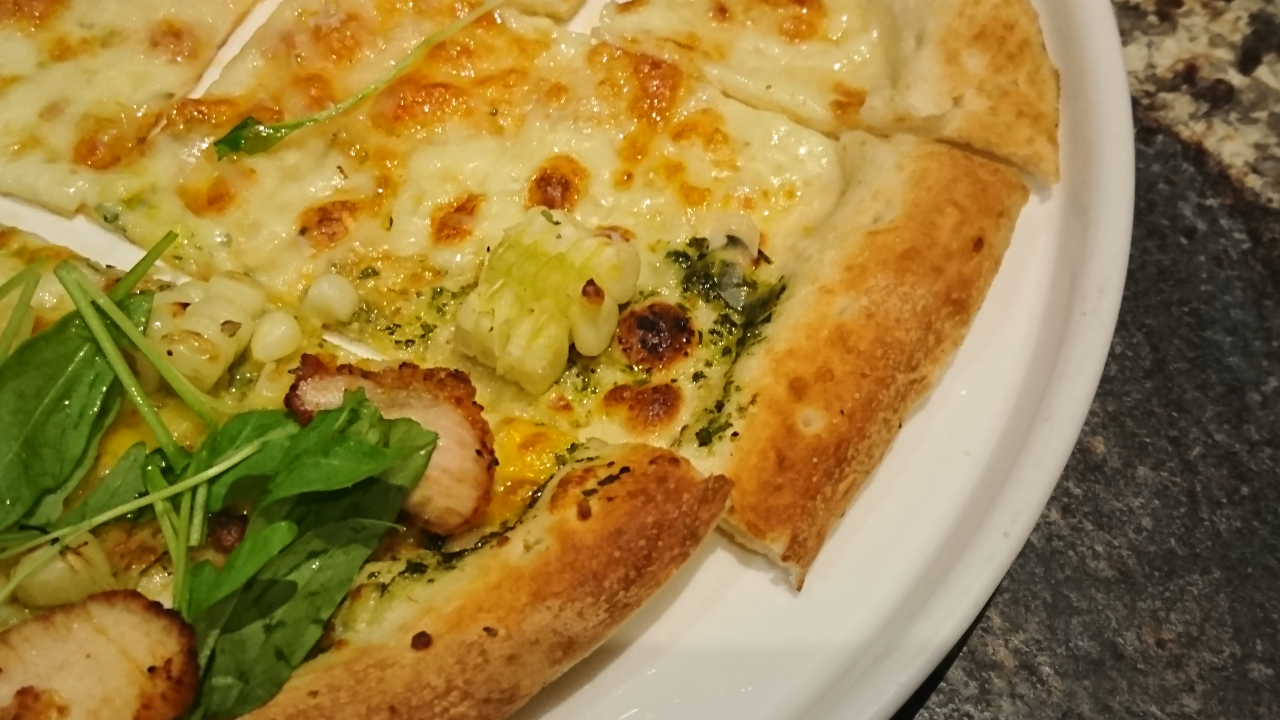
#> input picture dataset2/DSC_1159.JPG, 3840 x 2160 px (shown at 1/3 size); its folder holds 4 pictures in this run
$ python test3.py   (older library calls are emulated)
#> lines starting #> are read from the running program, lines starting #| are printed output that depends on the picture
import cv2
import numpy as np


result = np.zeros((2160 //4*4,3840//4*3,3))
count  = np.zeros((2160 //4*4,3840//4*3))
ones = np.ones((2160 //4 ,3840//4))


kpdetector = cv2.xfeatures2d.SIFT_create()
#kpdetector = cv2.AKAZE_create()

# create BFMatcher object
bf = cv2.BFMatcher(cv2.NORM_L2, crossCheck=False)
frame_num = 0
seq = []
#tmp = [1162, 1163, 1161, 1164, 1165, 1166, 1167, 1169, 1168, 1160, 1159]
tmp = [1159, 1169, 1168, 1167]

for i in tmp:
    file_name = "DSC_%d.JPG" % i
    seq.append(file_name)

for i in seq:
    frame2 = cv2.imread(i)
#> frame2 is the input picture: shape (2160, 3840, 3); mean B, G, R 62.9, 126.6, 154.8


    frame2 = cv2.resize(frame2,(frame2.shape[1]//4,frame2.shape[0]//4))
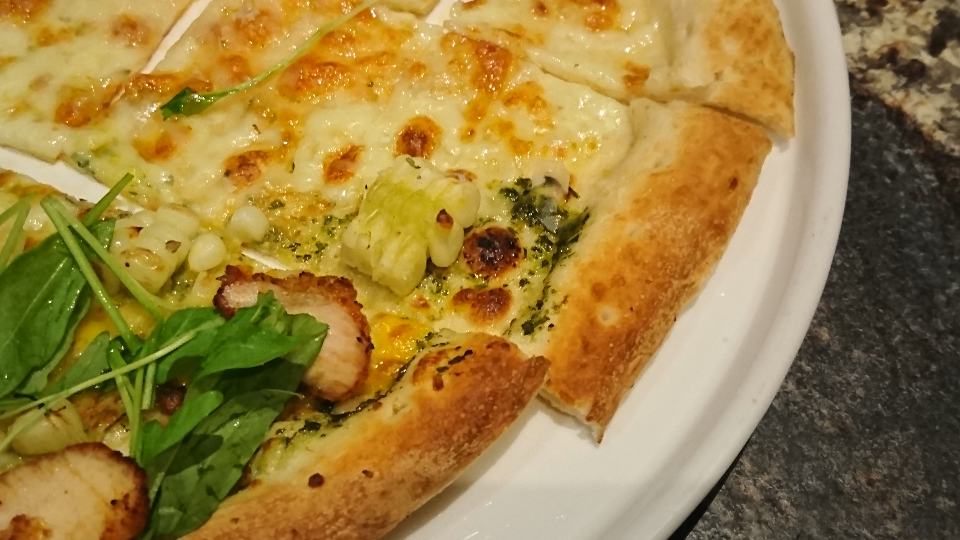
#> frame2: shape (540, 960, 3); mean B, G, R 63, 126.7, 155

#kp1, dt1 = kpdetector.detectAndCompute(frame1,None)
    gray = cv2.cvtColor(frame2, cv2.COLOR_BGR2GRAY)
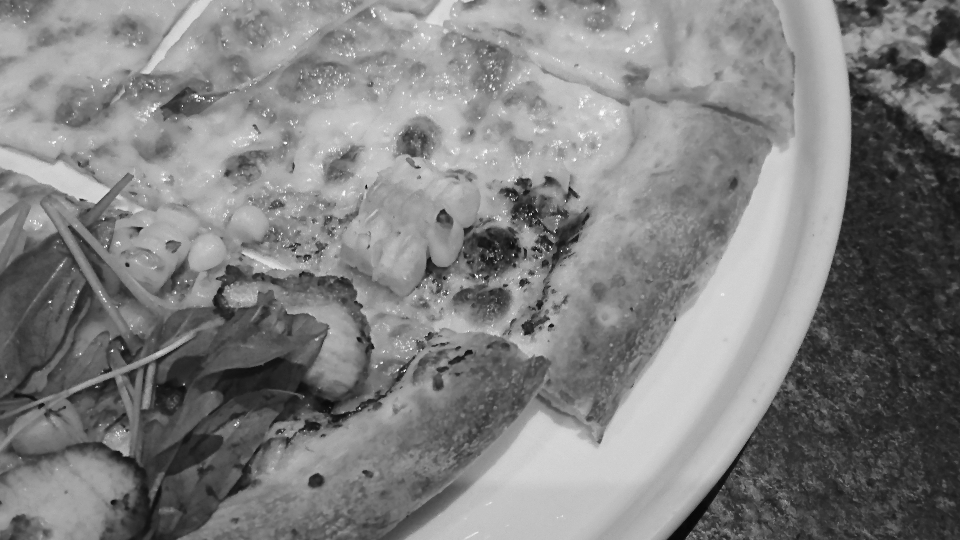
#> gray: shape (540, 960); min 7, max 251, mean 127.9
    kp2 = kpdetector.detect(gray,None)
#> kp2 = 2542 keypoints; strongest (x, y, size): (551, 325, 2.9), (196, 96, 2.3), (127, 265, 2.8), (523, 282, 5.2)
    dt2 = kpdetector.compute(gray,kp2)[1]
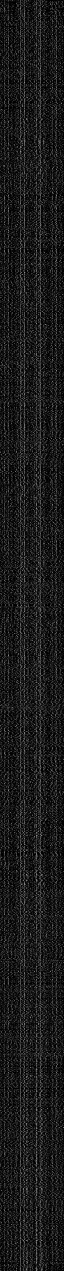
#> dt2: shape (2542, 128) float32 (shown at 1/2 size); min 0, max 210, mean 26.7
    if frame_num == 0:
        T      = np.eye(3)
        T[0,2] = (result.shape[1]-frame2.shape[1]) // 2
        T[1,2] = (result.shape[0]-frame2.shape[0]) // 2
        result = cv2.warpPerspective(frame2,T,(result.shape[1],result.shape[0])).astype(np.float)
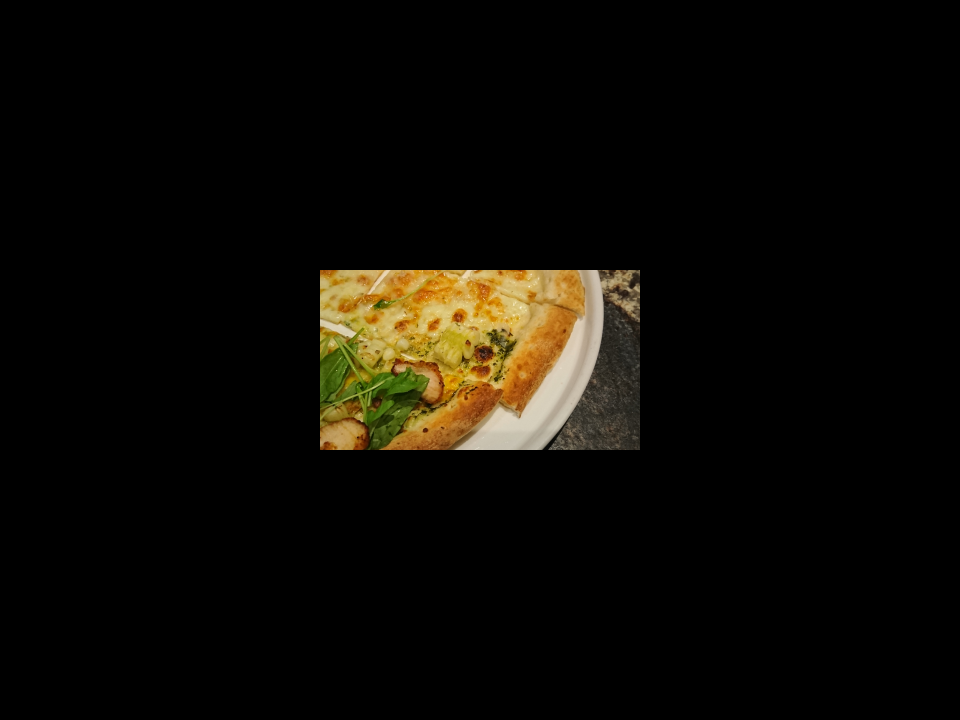
#> result: shape (2160, 2880, 3) float64 (shown at 1/3 size); mean B, G, R 5.3, 10.6, 12.9
        t_count= cv2.warpPerspective(ones,T,(result.shape[1],result.shape[0])).astype(np.float)
#> ones: shape (540, 960) float64; every value is 1
        count += t_count.astype(np.float)
        disp = result.copy()
        cv2.imshow('stitched image',disp.astype(np.uint8))

        frame1 = frame2
        kp1 = kp2
#> kp1 has the same summary as kp2
        dt1 = dt2
    else:
        # Match descriptors.
        #matches = bf.knnMatch(dt2,dt1, k=2)
        #print('{}, # of matches:{}'.format(frame_num,len(matches)))

        # Sort in ascending order of distance.
        #matches = sorted(matches, key = lambda x:x.distance)
        FLANN_INDEX_KDTREE=0   #建立FLANN匹配器的参数
        indexParams=dict(algorithm=FLANN_INDEX_KDTREE,trees=5) #配置索引，密度树的数量为5
        searchParams=dict(checks=50)    #指定递归次数
        #FlannBasedMatcher：是目前最快的特征匹配算法（最近邻搜索）
        flann=cv2.FlannBasedMatcher(indexParams,searchParams)  #建立匹配器
        matches=flann.knnMatch(dt1,dt2,k=2)  #得出匹配的关键点


        good=[]
        for m,n in matches:
            if m.distance < 0.7*n.distance: #如果第一个邻近距离比第二个邻近距离的0.7倍小，则保留
                good.append(m)
        dst = np.array([ kp1[m.queryIdx].pt for m in good])    #查询图像的特征描述子索引
        src = np.array([ kp2[m.trainIdx].pt for m in good])

        """
        src = []
        dst = []

        for m in good:
            src.append(kp2[m.queryIdx].pt + (1,))
            dst.append(kp1[m.trainIdx].pt + (1,))
        """


        src = np.array(src,dtype=np.float)
        dst = np.array(dst,dtype=np.float)

        # find a homography to map src to dst
        A, mask = cv2.findHomography(src, dst, cv2.RANSAC)

        # map to the first frame
        T = T.dot(A)
        warp_img = cv2.warpPerspective(frame2,T,(result.shape[1],result.shape[0])).astype(np.float)
        t_count  = cv2.warpPerspective(ones,T,(result.shape[1],result.shape[0])).astype(np.float)
        result+= warp_img
        count += t_count.astype(np.float)

        t_count= count.copy()
        t_count[t_count == 0] = 1
        disp = result.copy()

        disp[:,:,0] = result[:,:,0] / t_count
        disp[:,:,1] = result[:,:,1] / t_count
        disp[:,:,2] = result[:,:,2] / t_count

        cv2.imshow('stitched image',disp.astype(np.uint8))

        #cv2.imshow('matching',cv2.drawMatches(frame2,kp2,frame1,kp1,good[:], None, flags=cv2.DRAW_MATCHES_FLAGS_NOT_DRAW_SINGLE_POINTS))
        #cv2.imshow('matching',cv2.drawMatchesKnn(frame2,kp2,frame1,kp1,good, None, flags=cv2.DRAW_MATCHES_FLAGS_NOT_DRAW_SINGLE_POINTS))

        """
        frame1 = frame2
        kp1 = kp2
        dt1 = dt2
        """
        frame1 = disp.astype(np.uint8)
        gray = cv2.cvtColor(disp.astype(np.uint8), cv2.COLOR_BGR2GRAY)
        kp1 = kpdetector.detect(gray,None)
        dt1 = kpdetector.compute(gray,kp1)[1]
        T      = np.eye(3)

    key = cv2.waitKey(20) & 0xFF
#> (key Esc is pressed here)
    if key == 27:
        break
    frame_num += 1
cv2.waitKey()
#> (the run stopped early here; a loop or call above may not have finished)
